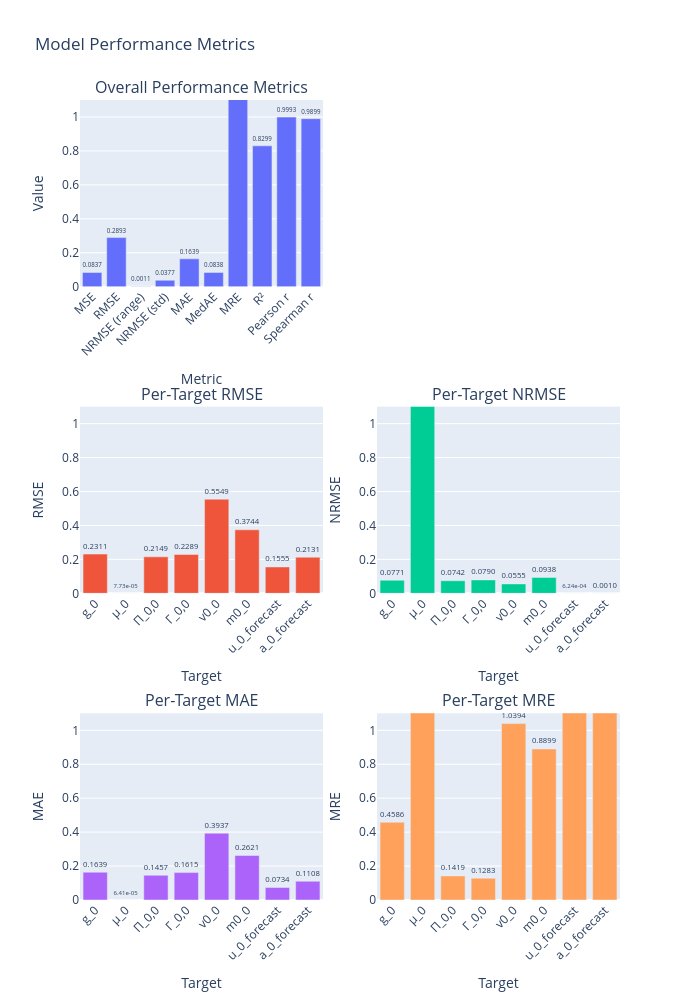
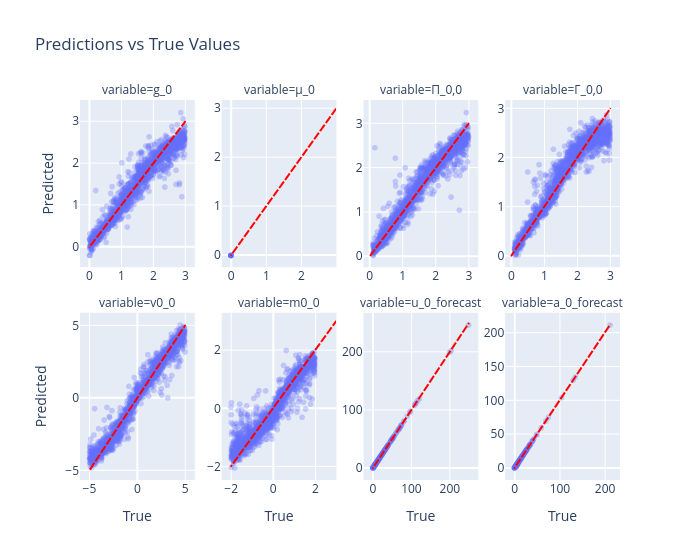

Notebook code cell kept with these figures, in order:
### Markdown cell above
### Model Evaluation

The training converged well. Evaluation metrics show that the new model architecture performs far better than the previous model on the parameter and IC prediction, in particular $g_0$.
The new model also uses the steady state features to predict the last time point (which is easy).
It is worth noting that the new model also picks up the unobservable initial conditions $v_0<0$ and $m_0<0$, which the previous model failed to do.

### Code cell
experiment = runner.load_checkpoint(
    "checkpoints/cnn1d_n1_residual/3bfdf120d87445cb8a5c1fe1a839b3a0/best"
)
# experiment.load_checkpoint("best")

y_pred, y_true, loss = experiment.trainer.evaluate(dm.test_dataloader)

col_names = get_param_names(n_actions, ic=True)
col_names.extend(get_var_names(n_actions, suffix="forecast"))
metrics = compute_metrics(y_true, y_pred)
plot_metrics(metrics, target_names=col_names, height=1000)
plot_parameter_comparison(y_true, y_pred, col_names)

### Figure 1 — Plotly figure (JSON) as saved in the notebook; plotly's stock layout.template omitted (floating-point values rounded to 4 significant figures)
{"data": [{"name": "Overall Metrics", "text": ["0.0837", "0.2893", "0.0011", "0.0377", "0.1639", "0.0838", "14283.9131", "0.8299", "0.9993", "0.9899"], "textposition": "outside", "type": "bar", "x": ["MSE", "RMSE", "NRMSE (range)", "NRMSE (std)", "MAE", "MedAE", "MRE", "R²", "Pearson r", "Spearman r"], "xaxis": "x", "y": [0.08371, 0.2893, 0.001139, 0.0377, 0.1639, 0.08385, 14280.0, 0.8299, 0.9993, 0.9899], "yaxis": "y"}, {"name": "Per-Target RMSE", "showlegend": false, "text": ["0.2311", "7.73e-05", "0.2149", "0.2289", "0.5549", "0.3744", "0.1555", "0.2131"], "textposition": "outside", "type": "bar", "x": [0, 1, 2, 3, 4, 5, 6, 7], "xaxis": "x3", "y": [0.2311, 7.733e-05, 0.2149, 0.2289, 0.5549, 0.3744, 0.1555, 0.2131], "yaxis": "y3"}, {"name": "Per-Target NRMSE", "showlegend": false, "text": ["0.0771", "7733.4355", "0.0742", "0.0790", "0.0555", "0.0938", "6.24e-04", "0.0010"], "textposition": "outside", "type": "bar", "x": [0, 1, 2, 3, 4, 5, 6, 7], "xaxis": "x4", "y": [0.07712, 7733.0, 0.07422, 0.07899, 0.05554, 0.09378, 0.0006242, 0.001005], "yaxis": "y4"}, {"name": "Per-Target MAE", "showlegend": false, "text": ["0.1639", "6.41e-05", "0.1457", "0.1615", "0.3937", "0.2621", "0.0734", "0.1108"], "textposition": "outside", "type": "bar", "x": [0, 1, 2, 3, 4, 5, 6, 7], "xaxis": "x5", "y": [0.1639, 6.408e-05, 0.1457, 0.1615, 0.3937, 0.2621, 0.07338, 0.1108], "yaxis": "y5"}, {"name": "Per-Target MRE", "showlegend": false, "text": ["0.4586", "6408.2480", "0.1419", "0.1283", "1.0394", "0.8899", "43261.7188", "64598.6289"], "textposition": "outside", "type": "bar", "x": [0, 1, 2, 3, 4, 5, 6, 7], "xaxis": "x6", "y": [0.4586, 6408.0, 0.1419, 0.1283, 1.039, 0.8899, 43260.0, 64600.0], "yaxis": "y6"}], "layout": {"annotations": [{"font": {"size": 16}, "showarrow": false, "text": "Overall Performance Metrics", "x": 0.225, "xanchor": "center", "xref": "paper", "y": 1.0, "yanchor": "bottom", "yref": "paper"}, {"font": {"size": 16}, "showarrow": false, "text": "Per-Target RMSE", "x": 0.225, "xanchor": "center", "xref": "paper", "y": 0.6167, "yanchor": "bottom", "yref": "paper"}, {"font": {"size": 16}, "showarrow": false, "text": "Per-Target NRMSE", "x": 0.775, "xanchor": "center", "xref": "paper", "y": 0.6167, "yanchor": "bottom", "yref": "paper"}, {"font": {"size": 16}, "showarrow": false, "text": "Per-Target MAE", "x": 0.225, "xanchor": "center", "xref": "paper", "y": 0.2333, "yanchor": "bottom", "yref": "paper"}, {"font": {"size": 16}, "showarrow": false, "text": "Per-Target MRE", "x": 0.775, "xanchor": "center", "xref": "paper", "y": 0.2333, "yanchor": "bottom", "yref": "paper"}], "height": 1000, "showlegend": false, "title": {"text": "Model Performance Metrics"}, "width": 700, "xaxis": {"anchor": "y", "domain": [0, 0.45], "tickangle": -45, "title": {"text": "Metric"}}, "xaxis2": {"anchor": "y2", "domain": [0.55, 1]}, "xaxis3": {"anchor": "y3", "domain": [0, 0.45], "tickangle": -45, "ticktext": ["g_0", "μ_0", "Π_0,0", "Γ_0,0", "v0_0", "m0_0", "u_0_forecast", "a_0_forecast"], "tickvals": [0, 1, 2, 3, 4, 5, 6, 7], "title": {"text": "Target"}}, "xaxis4": {"anchor": "y4", "domain": [0.55, 1], "tickangle": -45, "ticktext": ["g_0", "μ_0", "Π_0,0", "Γ_0,0", "v0_0", "m0_0", "u_0_forecast", "a_0_forecast"], "tickvals": [0, 1, 2, 3, 4, 5, 6, 7], "title": {"text": "Target"}}, "xaxis5": {"anchor": "y5", "domain": [0, 0.45], "tickangle": -45, "ticktext": ["g_0", "μ_0", "Π_0,0", "Γ_0,0", "v0_0", "m0_0", "u_0_forecast", "a_0_forecast"], "tickvals": [0, 1, 2, 3, 4, 5, 6, 7], "title": {"text": "Target"}}, "xaxis6": {"anchor": "y6", "domain": [0.55, 1], "tickangle": -45, "ticktext": ["g_0", "μ_0", "Π_0,0", "Γ_0,0", "v0_0", "m0_0", "u_0_forecast", "a_0_forecast"], "tickvals": [0, 1, 2, 3, 4, 5, 6, 7], "title": {"text": "Target"}}, "yaxis": {"anchor": "x", "domain": [0.7667, 1.0], "range": [0, 1.1], "title": {"text": "Value"}}, "yaxis2": {"anchor": "x2", "domain": [0.7667, 1.0]}, "yaxis3": {"anchor": "x3", "domain": [0.3833, 0.6167], "range": [0, 1.1], "title": {"text": "RMSE"}}, "yaxis4": {"anchor": "x4", "domain": [0.3833, 0.6167], "range": [0, 1.1], "title": {"text": "NRMSE"}}, "yaxis5": {"anchor": "x5", "domain": [0, 0.2333], "range": [0, 1.1], "title": {"text": "MAE"}}, "yaxis6": {"anchor": "x6", "domain": [0, 0.2333], "range": [0, 1.1], "title": {"text": "MRE"}}}}

### Figure 2 — Plotly figure (JSON) as saved in the notebook; plotly's stock layout.template omitted (floating-point values rounded to 4 significant figures; data arrays with more than 128 entries replaced by an {"elided": "..."} marker saying what was removed)
{"data": [{"hovertemplate": "variable=g_0<br>True=%{x}<br>Predicted=%{y}<extra></extra>", "legendgroup": "", "marker": {"color": "#636efa", "opacity": 0.3, "symbol": "circle"}, "mode": "markers", "name": "", "showlegend": false, "type": "scattergl", "x": {"elided": "1472 float values"}, "xaxis": "x5", "y": {"elided": "1472 float values"}, "yaxis": "y5"}, {"hovertemplate": "variable=μ_0<br>True=%{x}<br>Predicted=%{y}<extra></extra>", "legendgroup": "", "marker": {"color": "#636efa", "opacity": 0.3, "symbol": "circle"}, "mode": "markers", "name": "", "showlegend": false, "type": "scattergl", "x": {"elided": "1472 float values"}, "xaxis": "x6", "y": {"elided": "1472 float values"}, "yaxis": "y6"}, {"hovertemplate": "variable=Π_0,0<br>True=%{x}<br>Predicted=%{y}<extra></extra>", "legendgroup": "", "marker": {"color": "#636efa", "opacity": 0.3, "symbol": "circle"}, "mode": "markers", "name": "", "showlegend": false, "type": "scattergl", "x": {"elided": "1472 float values"}, "xaxis": "x7", "y": {"elided": "1472 float values"}, "yaxis": "y7"}, {"hovertemplate": "variable=Γ_0,0<br>True=%{x}<br>Predicted=%{y}<extra></extra>", "legendgroup": "", "marker": {"color": "#636efa", "opacity": 0.3, "symbol": "circle"}, "mode": "markers", "name": "", "showlegend": false, "type": "scattergl", "x": {"elided": "1472 float values"}, "xaxis": "x8", "y": {"elided": "1472 float values"}, "yaxis": "y8"}, {"hovertemplate": "variable=v0_0<br>True=%{x}<br>Predicted=%{y}<extra></extra>", "legendgroup": "", "marker": {"color": "#636efa", "opacity": 0.3, "symbol": "circle"}, "mode": "markers", "name": "", "showlegend": false, "type": "scattergl", "x": {"elided": "1472 float values"}, "xaxis": "x", "y": {"elided": "1472 float values"}, "yaxis": "y"}, {"hovertemplate": "variable=m0_0<br>True=%{x}<br>Predicted=%{y}<extra></extra>", "legendgroup": "", "marker": {"color": "#636efa", "opacity": 0.3, "symbol": "circle"}, "mode": "markers", "name": "", "showlegend": false, "type": "scattergl", "x": {"elided": "1472 float values"}, "xaxis": "x2", "y": {"elided": "1472 float values"}, "yaxis": "y2"}, {"hovertemplate": "variable=u_0_forecast<br>True=%{x}<br>Predicted=%{y}<extra></extra>", "legendgroup": "", "marker": {"color": "#636efa", "opacity": 0.3, "symbol": "circle"}, "mode": "markers", "name": "", "showlegend": false, "type": "scattergl", "x": {"elided": "1472 float values"}, "xaxis": "x3", "y": {"elided": "1472 float values"}, "yaxis": "y3"}, {"hovertemplate": "variable=a_0_forecast<br>True=%{x}<br>Predicted=%{y}<extra></extra>", "legendgroup": "", "marker": {"color": "#636efa", "opacity": 0.3, "symbol": "circle"}, "mode": "markers", "name": "", "showlegend": false, "type": "scattergl", "x": {"elided": "1472 float values"}, "xaxis": "x4", "y": {"elided": "1472 float values"}, "yaxis": "y4"}, {"hovertemplate": "variable=0<br>0=%{x}<br>1=%{y}<extra></extra>", "legendgroup": "", "line": {"color": "red", "dash": "dash"}, "marker": {"symbol": "circle"}, "mode": "lines", "name": "", "showlegend": false, "type": "scattergl", "x": [0.0009292, 2.998], "xaxis": "x5", "y": [0.0009292, 2.998], "yaxis": "y5"}, {"hovertemplate": "variable=1<br>0=%{x}<br>1=%{y}<extra></extra>", "legendgroup": "", "line": {"color": "red", "dash": "dash"}, "marker": {"symbol": "circle"}, "mode": "lines", "name": "", "showlegend": false, "type": "scattergl", "x": [0.0, 0.0], "xaxis": "x6", "y": [0.0, 0.0], "yaxis": "y6"}, {"hovertemplate": "variable=2<br>0=%{x}<br>1=%{y}<extra></extra>", "legendgroup": "", "line": {"color": "red", "dash": "dash"}, "marker": {"symbol": "circle"}, "mode": "lines", "name": "", "showlegend": false, "type": "scattergl", "x": [0.1016, 2.997], "xaxis": "x7", "y": [0.1016, 2.997], "yaxis": "y7"}, {"hovertemplate": "variable=3<br>0=%{x}<br>1=%{y}<extra></extra>", "legendgroup": "", "line": {"color": "red", "dash": "dash"}, "marker": {"symbol": "circle"}, "mode": "lines", "name": "", "showlegend": false, "type": "scattergl", "x": [0.1011, 2.999], "xaxis": "x8", "y": [0.1011, 2.999], "yaxis": "y8"}, {"hovertemplate": "variable=4<br>0=%{x}<br>1=%{y}<extra></extra>", "legendgroup": "", "line": {"color": "red", "dash": "dash"}, "marker": {"symbol": "circle"}, "mode": "lines", "name": "", "showlegend": false, "type": "scattergl", "x": [-4.996, 4.995], "xaxis": "x", "y": [-4.996, 4.995], "yaxis": "y"}, {"hovertemplate": "variable=5<br>0=%{x}<br>1=%{y}<extra></extra>", "legendgroup": "", "line": {"color": "red", "dash": "dash"}, "marker": {"symbol": "circle"}, "mode": "lines", "name": "", "showlegend": false, "type": "scattergl", "x": [-1.995, 1.998], "xaxis": "x2", "y": [-1.995, 1.998], "yaxis": "y2"}, {"hovertemplate": "variable=6<br>0=%{x}<br>1=%{y}<extra></extra>", "legendgroup": "", "line": {"color": "red", "dash": "dash"}, "marker": {"symbol": "circle"}, "mode": "lines", "name": "", "showlegend": false, "type": "scattergl", "x": [0.0, 249.1], "xaxis": "x3", "y": [0.0, 249.1], "yaxis": "y3"}, {"hovertemplate": "variable=7<br>0=%{x}<br>1=%{y}<extra></extra>", "legendgroup": "", "line": {"color": "red", "dash": "dash"}, "marker": {"symbol": "circle"}, "mode": "lines", "name": "", "showlegend": false, "type": "scattergl", "x": [0.0, 211.9], "xaxis": "x4", "y": [0.0, 211.9], "yaxis": "y4"}, {"hovertemplate": "variable=0<br>0=%{x}<br>1=%{y}<extra></extra>", "legendgroup": "", "line": {"color": "red", "dash": "dash"}, "marker": {"symbol": "circle"}, "mode": "lines", "name": "", "showlegend": false, "type": "scattergl", "x": [0.0009292, 2.998], "xaxis": "x", "y": [0.0009292, 2.998], "yaxis": "y"}, {"hovertemplate": "variable=0<br>0=%{x}<br>1=%{y}<extra></extra>", "legendgroup": "", "line": {"color": "red", "dash": "dash"}, "marker": {"symbol": "circle"}, "mode": "lines", "name": "", "showlegend": false, "type": "scattergl", "x": [0.0009292, 2.998], "xaxis": "x2", "y": [0.0009292, 2.998], "yaxis": "y2"}, {"hovertemplate": "variable=0<br>0=%{x}<br>1=%{y}<extra></extra>", "legendgroup": "", "line": {"color": "red", "dash": "dash"}, "marker": {"symbol": "circle"}, "mode": "lines", "name": "", "showlegend": false, "type": "scattergl", "x": [0.0009292, 2.998], "xaxis": "x3", "y": [0.0009292, 2.998], "yaxis": "y3"}, {"hovertemplate": "variable=0<br>0=%{x}<br>1=%{y}<extra></extra>", "legendgroup": "", "line": {"color": "red", "dash": "dash"}, "marker": {"symbol": "circle"}, "mode": "lines", "name": "", "showlegend": false, "type": "scattergl", "x": [0.0009292, 2.998], "xaxis": "x4", "y": [0.0009292, 2.998], "yaxis": "y4"}, {"hovertemplate": "variable=0<br>0=%{x}<br>1=%{y}<extra></extra>", "legendgroup": "", "line": {"color": "red", "dash": "dash"}, "marker": {"symbol": "circle"}, "mode": "lines", "name": "", "showlegend": false, "type": "scattergl", "x": [0.0009292, 2.998], "xaxis": "x5", "y": [0.0009292, 2.998], "yaxis": "y5"}, {"hovertemplate": "variable=0<br>0=%{x}<br>1=%{y}<extra></extra>", "legendgroup": "", "line": {"color": "red", "dash": "dash"}, "marker": {"symbol": "circle"}, "mode": "lines", "name": "", "showlegend": false, "type": "scattergl", "x": [0.0009292, 2.998], "xaxis": "x6", "y": [0.0009292, 2.998], "yaxis": "y6"}, {"hovertemplate": "variable=0<br>0=%{x}<br>1=%{y}<extra></extra>", "legendgroup": "", "line": {"color": "red", "dash": "dash"}, "marker": {"symbol": "circle"}, "mode": "lines", "name": "", "showlegend": false, "type": "scattergl", "x": [0.0009292, 2.998], "xaxis": "x7", "y": [0.0009292, 2.998], "yaxis": "y7"}, {"hovertemplate": "variable=0<br>0=%{x}<br>1=%{y}<extra></extra>", "legendgroup": "", "line": {"color": "red", "dash": "dash"}, "marker": {"symbol": "circle"}, "mode": "lines", "name": "", "showlegend": false, "type": "scattergl", "x": [0.0009292, 2.998], "xaxis": "x8", "y": [0.0009292, 2.998], "yaxis": "y8"}], "layout": {"annotations": [{"font": {}, "showarrow": false, "text": "variable=v0_0", "x": 0.1062, "xanchor": "center", "xref": "paper", "y": 0.44, "yanchor": "bottom", "yref": "paper"}, {"font": {}, "showarrow": false, "text": "variable=m0_0", "x": 0.3688, "xanchor": "center", "xref": "paper", "y": 0.44, "yanchor": "bottom", "yref": "paper"}, {"font": {}, "showarrow": false, "text": "variable=u_0_forecast", "x": 0.6313, "xanchor": "center", "xref": "paper", "y": 0.44, "yanchor": "bottom", "yref": "paper"}, {"font": {}, "showarrow": false, "text": "variable=a_0_forecast", "x": 0.8938, "xanchor": "center", "xref": "paper", "y": 0.44, "yanchor": "bottom", "yref": "paper"}, {"font": {}, "showarrow": false, "text": "variable=g_0", "x": 0.1062, "xanchor": "center", "xref": "paper", "y": 1, "yanchor": "bottom", "yref": "paper"}, {"font": {}, "showarrow": false, "text": "variable=μ_0", "x": 0.3688, "xanchor": "center", "xref": "paper", "y": 1, "yanchor": "bottom", "yref": "paper"}, {"font": {}, "showarrow": false, "text": "variable=Π_0,0", "x": 0.6313, "xanchor": "center", "xref": "paper", "y": 1, "yanchor": "bottom", "yref": "paper"}, {"font": {}, "showarrow": false, "text": "variable=Γ_0,0", "x": 0.8938, "xanchor": "center", "xref": "paper", "y": 1, "yanchor": "bottom", "yref": "paper"}], "legend": {"tracegroupgap": 0}, "title": {"text": "Predictions vs True Values"}, "width": 700, "xaxis": {"anchor": "y", "domain": [0, 0.2125], "showticklabels": true, "title": {"text": "True"}}, "xaxis2": {"anchor": "y2", "domain": [0.2625, 0.475], "showticklabels": true, "title": {"text": "True"}}, "xaxis3": {"anchor": "y3", "domain": [0.525, 0.7375], "showticklabels": true, "title": {"text": "True"}}, "xaxis4": {"anchor": "y4", "domain": [0.7875, 1], "showticklabels": true, "title": {"text": "True"}}, "xaxis5": {"anchor": "y5", "domain": [0, 0.2125], "showticklabels": true}, "xaxis6": {"anchor": "y6", "domain": [0.2625, 0.475], "showticklabels": true}, "xaxis7": {"anchor": "y7", "domain": [0.525, 0.7375], "showticklabels": true}, "xaxis8": {"anchor": "y8", "domain": [0.7875, 1], "showticklabels": true}, "yaxis": {"anchor": "x", "domain": [0, 0.44], "showticklabels": true, "title": {"text": "Predicted"}}, "yaxis2": {"anchor": "x2", "domain": [0, 0.44], "showticklabels": true}, "yaxis3": {"anchor": "x3", "domain": [0, 0.44], "showticklabels": true}, "yaxis4": {"anchor": "x4", "domain": [0, 0.44], "showticklabels": true}, "yaxis5": {"anchor": "x5", "domain": [0.56, 1], "showticklabels": true, "title": {"text": "Predicted"}}, "yaxis6": {"anchor": "x6", "domain": [0.56, 1], "showticklabels": true}, "yaxis7": {"anchor": "x7", "domain": [0.56, 1], "showticklabels": true}, "yaxis8": {"anchor": "x8", "domain": [0.56, 1], "showticklabels": true}}}
